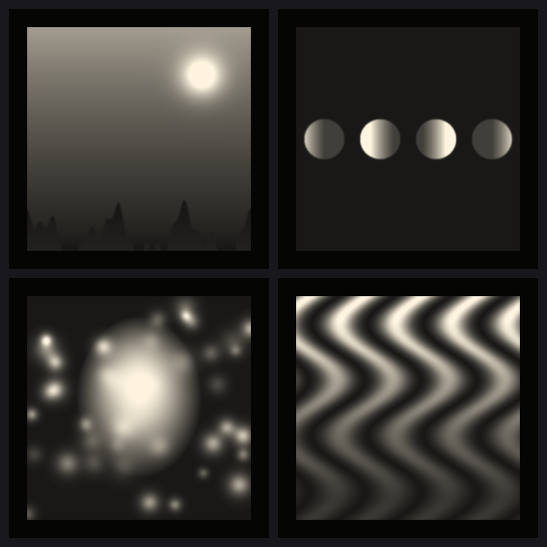
#> input picture output-lithophanes/_preview_backlit_sheet.png, 1094 x 1094 px (shown at 1/2 size)
$ python cli.py -i ../output-lithophanes/_preview_backlit_sheet.png
#> lines starting #> are read from the running program, lines starting #| are printed output that depends on the picture
### lithophane_frame_factory/generate.py
"""Build framed-lithophane STL files from images.

A lithophane encodes an image in *material thickness*: dark pixels become
thick (block light), bright pixels become thin (pass light). Backlit, the
picture appears. We build the panel and a raised picture frame as a single
watertight heightmap solid:

    height(x, y) = frame_depth          in the border region (tall = the frame)
                 = thickness(image)     in the inner region  (the lithophane)

The back is flat at z = 0, so it sits on the print bed and needs no supports.
Light comes through from behind when wall-mounted or set on a lightbox.

No boolean unions are used — the whole part is one heightmap surface, which
keeps the mesh manifold without needing an OpenSCAD/Blender/manifold backend.
"""

from dataclasses import dataclass, field
from pathlib import Path

import numpy as np
from PIL import Image, ImageDraw, ImageFont, ImageOps
from scipy.ndimage import gaussian_filter
import trimesh


# Built-in procedural scenes so the factory produces sellable output with no
# input photos. Each maps to a render function in sample_image().
SAMPLE_SCENES = ("mountains", "moon-phases", "portrait-bokeh", "wave")

FONT_PATH = "/usr/share/fonts/truetype/dejavu/DejaVuSans-Bold.ttf"


@dataclass
class LithophaneSpec:
    """One framed lithophane's printable parameters (all millimetres)."""

    name: str
    image_width_mm: float = 100.0    # width of the *image* area (frame adds more)
    pixel_pitch_mm: float = 0.3      # XY size of one image pixel on the panel
    min_thickness_mm: float = 0.8    # thinnest material (brightest pixels)
    max_thickness_mm: float = 3.0    # thickest material (darkest pixels)
    frame_width_mm: float = 8.0      # border width around the image
    frame_depth_mm: float = 4.5      # how tall the frame stands off the back
    gamma: float = 1.6               # >1 boosts midtone contrast when backlit
    invert: bool = False             # set True for negatives / X-ray look
    smooth_sigma: float = 0.6        # gentle blur to tame single-pixel spikes

    def __post_init__(self) -> None:
        if self.max_thickness_mm <= self.min_thickness_mm:
            raise ValueError("max_thickness_mm must exceed min_thickness_mm")
        if self.frame_depth_mm < self.max_thickness_mm:
            # The frame must out-stand the thickest part of the image, or it
            # would not read as a raised border.
            self.frame_depth_mm = self.max_thickness_mm + 1.0


def image_to_thickness(img: Image.Image, spec: LithophaneSpec) -> np.ndarray:
    """Map a PIL image to a per-pixel thickness array (mm), image region only."""
    target_w = max(8, int(round(spec.image_width_mm / spec.pixel_pitch_mm)))
    gray = ImageOps.grayscale(img)
    # Auto-stretch contrast so faint photos still use the full thickness range.
    gray = ImageOps.autocontrast(gray, cutoff=1)
    w, h = gray.size
    target_h = max(8, int(round(target_w * h / w)))
    gray = gray.resize((target_w, target_h), Image.LANCZOS)

    bright = np.asarray(gray, dtype=np.float32) / 255.0
    if spec.invert:
        bright = 1.0 - bright
    # Gamma on brightness sharpens midtone separation once backlit.
    bright = np.clip(bright, 0.0, 1.0) ** (1.0 / spec.gamma)

    # Bright -> thin, dark -> thick.
    thickness = spec.max_thickness_mm - bright * (
        spec.max_thickness_mm - spec.min_thickness_mm
    )
    if spec.smooth_sigma > 0:
        thickness = gaussian_filter(thickness, sigma=spec.smooth_sigma)
    return thickness.astype(np.float32)


def _frame_heightmap(thickness: np.ndarray, spec: LithophaneSpec):
    """Embed the image-thickness array inside a raised frame border.

    Returns (heights, pitch) where heights is the full top-surface heightmap
    (frame + image) and pitch is the XY size of one cell in mm.
    """
    pitch = spec.pixel_pitch_mm
    border = max(1, int(round(spec.frame_width_mm / pitch)))
    h, w = thickness.shape
    H, W = h + 2 * border, w + 2 * border

    heights = np.full((H, W), spec.frame_depth_mm, dtype=np.float32)
    heights[border:border + h, border:border + w] = thickness
    return heights, pitch


def heightmap_to_solid(heights: np.ndarray, pitch: float) -> trimesh.Trimesh:
    """Convert a top-surface heightmap into a watertight flat-backed solid.

    Vertices are placed at grid corners; the top follows `heights`, the bottom
    is flat at z=0, and the four borders are stitched with vertical walls.
    """
    H, W = heights.shape
    xs = (np.arange(W) * pitch).astype(np.float32)
    ys = (np.arange(H) * pitch).astype(np.float32)
    gx, gy = np.meshgrid(xs, ys)

    n = H * W
    top = np.column_stack([gx.ravel(), gy.ravel(), heights.ravel()])
    bottom = np.column_stack([gx.ravel(), gy.ravel(), np.zeros(n, np.float32)])
    verts = np.vstack([top, bottom]).astype(np.float32)

    # Cell corner indices for the top grid (bottom = same + n).
    rr, cc = np.meshgrid(np.arange(H - 1), np.arange(W - 1), indexing="ij")
    v00 = (rr * W + cc).ravel()
    v01 = v00 + 1
    v10 = v00 + W
    v11 = v00 + W + 1

    top_faces = np.vstack([
        np.column_stack([v00, v10, v11]),
        np.column_stack([v00, v11, v01]),
    ])
    bottom_faces = np.vstack([
        np.column_stack([v00 + n, v11 + n, v10 + n]),
        np.column_stack([v00 + n, v01 + n, v11 + n]),
    ])

    # Perimeter loop of top-grid vertex ids, going around the outside once.
    top_edge = [c for c in range(W)]                      # row 0, L->R
    right_edge = [r * W + (W - 1) for r in range(1, H)]   # col W-1, T->B
    bottom_edge = [(H - 1) * W + c for c in range(W - 2, -1, -1)]  # R->L
    left_edge = [r * W for r in range(H - 2, 0, -1)]      # col 0, B->T
    loop = np.array(top_edge + right_edge + bottom_edge + left_edge)

    a = loop
    b = np.roll(loop, -1)
    wall_faces = np.vstack([
        np.column_stack([a, b, b + n]),
        np.column_stack([a, b + n, a + n]),
    ])

    faces = np.vstack([top_faces, bottom_faces, wall_faces])
    mesh = trimesh.Trimesh(vertices=verts, faces=faces, process=True)
    mesh.fix_normals()
    return mesh


# --------------------------------------------------------------------------- #
# Procedural sample scenes (so the factory works with zero input photos).
# --------------------------------------------------------------------------- #

# [59 lines left out: functions _normalize, sample_image, not called in this run]


def build_one(spec: LithophaneSpec, out_dir: Path,
              img: Image.Image | None = None,
              target_face_count: int | None = None) -> Path:
    """Generate the STL (and return its path) for one framed lithophane.

    If `img` is None, `spec.name` must be one of SAMPLE_SCENES.
    """
    out_dir.mkdir(parents=True, exist_ok=True)
    if img is None:
        img = sample_image(spec.name)

    thickness = image_to_thickness(img, spec)
    heights, pitch = _frame_heightmap(thickness, spec)
    mesh = heightmap_to_solid(heights, pitch)

    if target_face_count and mesh.faces.shape[0] > target_face_count:
        mesh = mesh.simplify_quadric_decimation(face_count=target_face_count)

    mesh.apply_translation(-mesh.bounds[0])  # origin at min corner
    stl_path = out_dir / f"lithophane_{spec.name}.stl"
    mesh.export(str(stl_path))
    return stl_path

### lithophane_frame_factory/cli.py
"""Command-line interface for the lithophane frame factory.

    # Built-in demo set (no photos needed) -> STLs + backlit preview
    python -m lithophane_frame_factory

    # Your own photos (any folder of jpg/png) into framed lithophanes
    python -m lithophane_frame_factory --input ./my-photos

    # One photo, bigger panel, chunkier frame, darker max thickness
    python -m lithophane_frame_factory --input cat.jpg \
        --width 140 --frame-width 12 --max-thickness 3.4
"""

import argparse
import re
from pathlib import Path

from PIL import Image

from .generate import SAMPLE_SCENES, LithophaneSpec, build_one
from .preview import backlit_image, contact_sheet


IMAGE_EXTS = {".jpg", ".jpeg", ".png", ".bmp", ".webp", ".tif", ".tiff"}


def _slug(text: str) -> str:
    return re.sub(r"[^a-z0-9]+", "-", text.lower()).strip("-") or "image"


def _gather_inputs(path: Path) -> list[Path]:
    if path.is_file():
        return [path]
    if path.is_dir():
        return sorted(p for p in path.iterdir() if p.suffix.lower() in IMAGE_EXTS)
    raise SystemExit(f"Input path not found: {path}")


def build_spec(name: str, args: argparse.Namespace) -> LithophaneSpec:
    return LithophaneSpec(
        name=name,
        image_width_mm=args.width,
        pixel_pitch_mm=args.pitch,
        min_thickness_mm=args.min_thickness,
        max_thickness_mm=args.max_thickness,
        frame_width_mm=args.frame_width,
        frame_depth_mm=args.frame_depth,
        gamma=args.gamma,
        invert=args.invert,
    )


def main(argv: list[str] | None = None) -> int:
    ap = argparse.ArgumentParser(
        prog="lithophane_frame_factory",
        description="Turn photos into 3D-printable framed lithophanes.",
    )
    ap.add_argument("--input", "-i", type=Path,
                    help="image file or folder of images (default: built-in demos)")
    ap.add_argument("--output", "-o", type=Path,
                    help="output folder (default: ./output-lithophanes)")
    ap.add_argument("--width", type=float, default=100.0,
                    help="image area width in mm (default 100)")
    ap.add_argument("--pitch", type=float, default=0.3,
                    help="XY pixel pitch in mm; smaller = more detail (default 0.3)")
    ap.add_argument("--min-thickness", type=float, default=0.8,
                    help="thinnest wall in mm, bright areas (default 0.8)")
    ap.add_argument("--max-thickness", type=float, default=3.0,
                    help="thickest wall in mm, dark areas (default 3.0)")
    ap.add_argument("--frame-width", type=float, default=8.0,
                    help="frame border width in mm (default 8)")
    ap.add_argument("--frame-depth", type=float, default=4.5,
                    help="frame stand-off depth in mm (default 4.5)")
    ap.add_argument("--gamma", type=float, default=1.6,
                    help="midtone contrast boost when backlit (default 1.6)")
    ap.add_argument("--invert", action="store_true",
                    help="invert brightness (for negatives / X-ray look)")
    ap.add_argument("--faces", type=int, default=0,
                    help="cap mesh face count (0 = no decimation)")
    ap.add_argument("--no-preview", action="store_true",
                    help="skip writing backlit preview PNGs")
    args = ap.parse_args(argv)

    out_dir = args.output or Path.cwd() / "output-lithophanes"
    faces = args.faces or None

    jobs: list[tuple[str, Image.Image | None]] = []
    if args.input:
        for p in _gather_inputs(args.input):
            jobs.append((_slug(p.stem), Image.open(p)))
    else:
        jobs = [(scene, None) for scene in SAMPLE_SCENES]

    if not jobs:
        raise SystemExit("No images found to process.")

    print(f"Generating {len(jobs)} framed lithophane(s) -> {out_dir}\n")
#| Generating 1 framed lithophane(s) -> lithophane_frame_factory/output-lithophanes
    for name, img in jobs:
        spec = build_spec(name, args)
        stl = build_one(spec, out_dir, img=img, target_face_count=faces)
        kb = stl.stat().st_size // 1024
        line = f"  {name:<18} {stl.name}  ({kb:>5} KB)"
        if not args.no_preview:
            prev = backlit_image(spec, img=img)
            prev_path = out_dir / f"lithophane_{name}_backlit.png"
            prev.save(prev_path, "PNG", optimize=True)
            line += f"  + {prev_path.name}"
        print(line)
#> this loop made 1 pass
#> name on pass 1: 'preview-backlit-sheet'
#> pass 1, in image_to_thickness, `gray = ImageOps.autocontrast(gray, cutoff=1)`:
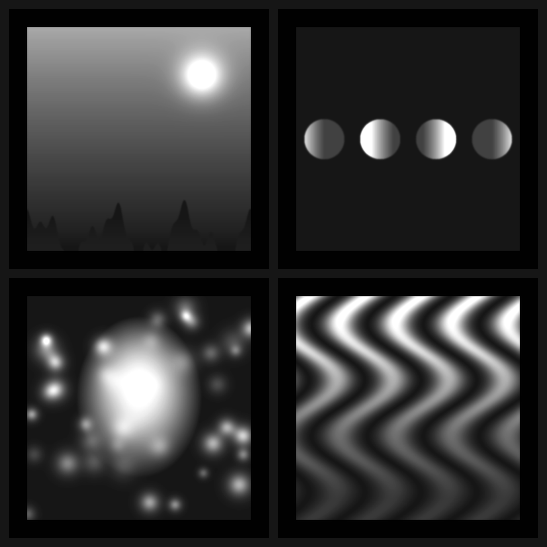
#> gray: PIL image 1094x1094 L (shown at 1/2 size); min 0, max 255, mean 49.2
#> pass 1, in image_to_thickness, `gray = gray.resize((target_w, target_h), Image.LANCZOS)`:
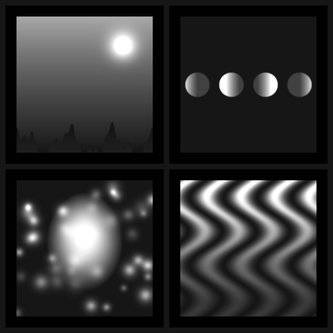
#> gray: PIL image 333x333 L; min 0, max 255, mean 49.3

    if not args.input and not args.no_preview:
        sheet = contact_sheet(out_dir)
        print(f"\nContact sheet: {sheet}")

    print(f"\nDone. STLs are in: {out_dir}")
    return 0


if __name__ == "__main__":
#> (the run stopped early here; a loop or call above may not have finished)
